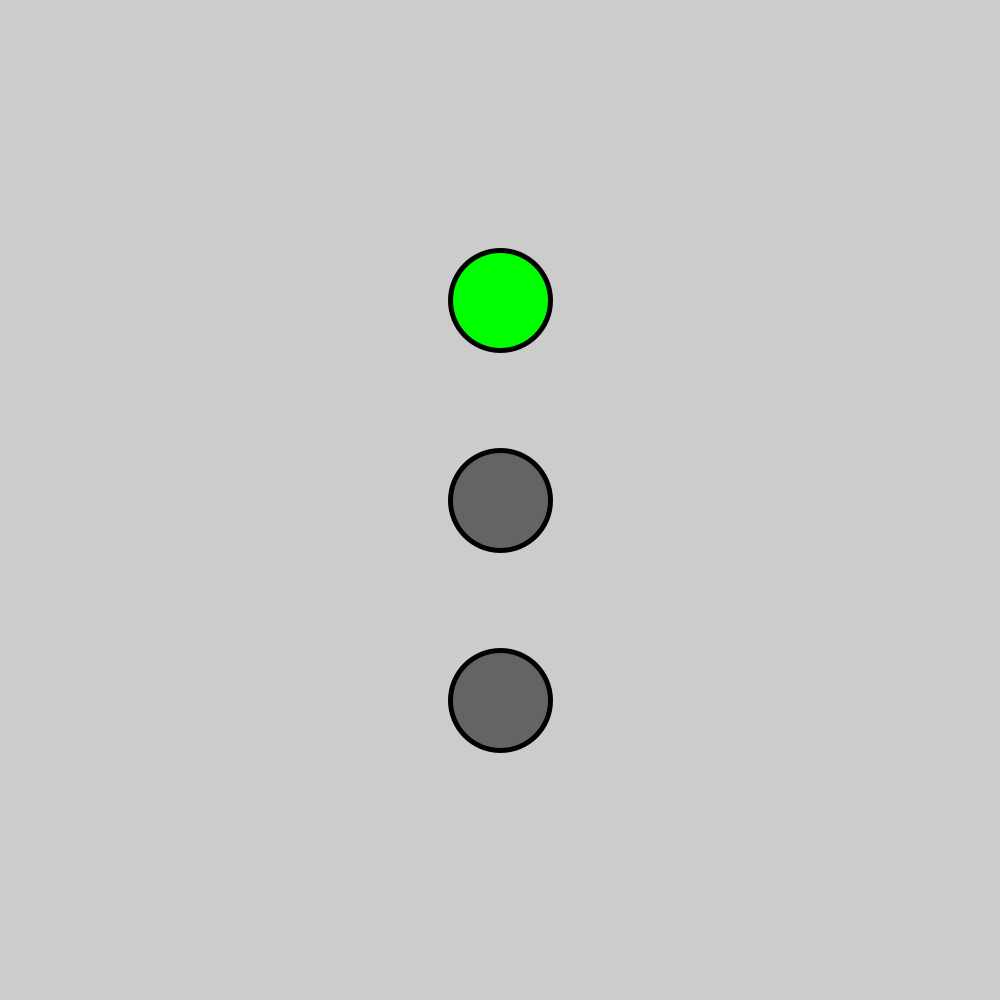
Frame 1 (no input)
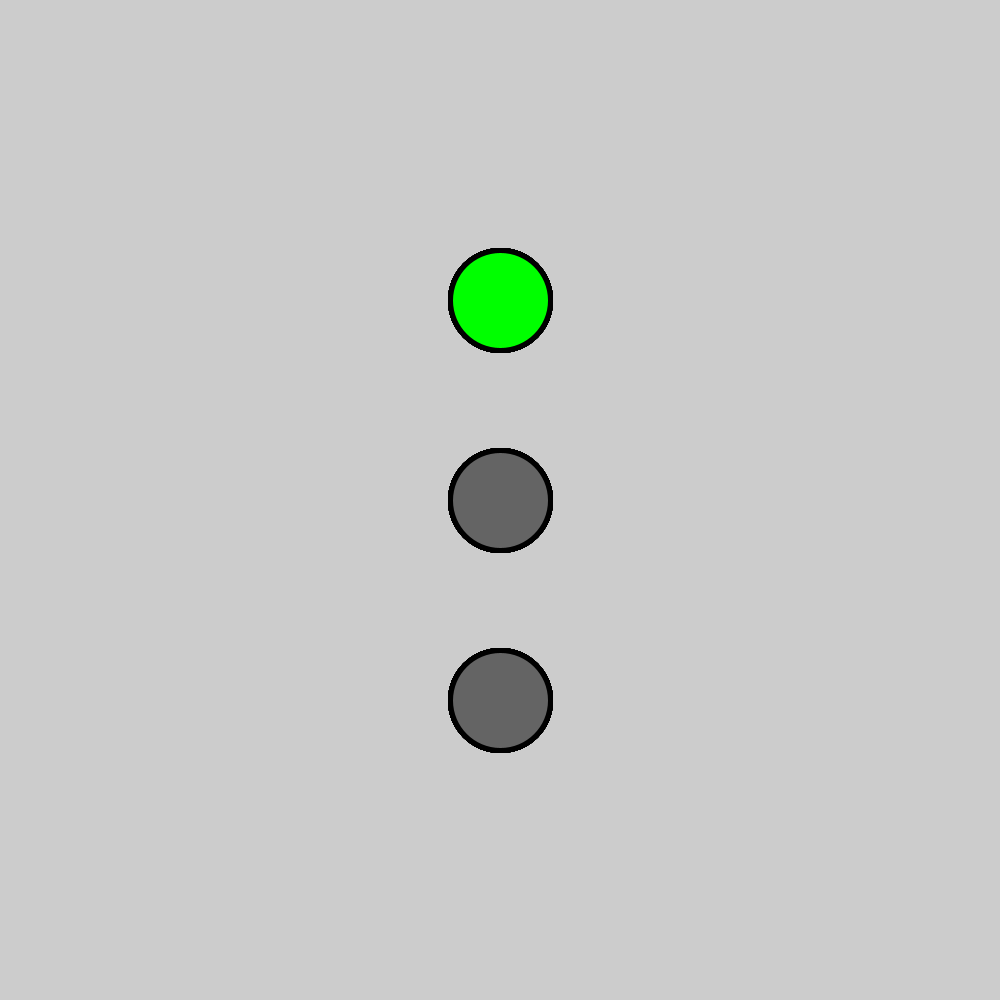
Frame 60 (the mouse pressed at the canvas centre just before this capture)
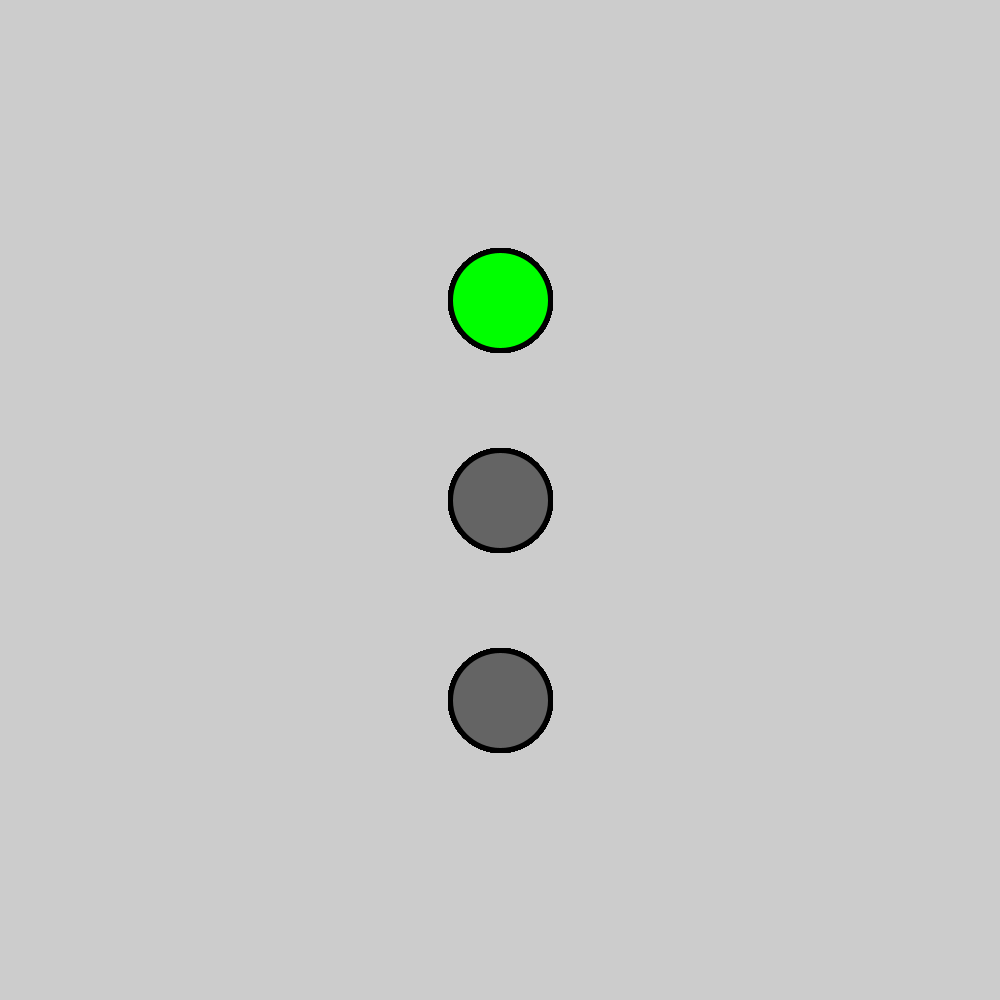
Frame 120 (the mouse held since frame 60 and released just before this capture)

The Processing sketch that drew these frames (run headless with seeded random() and noise(); from frame 60 on, the mouse is pressed at the canvas centre):

// Processing sketch: TaskThree
// ── TaskThree.pde
void setup() {
  size(1000, 1000);
}

color red = color(255, 0, 0);
color yellow = color(255, 255, 0);
color green = color(0, 255, 0);
color background = color(255);
color gray = color(100);
int colorCycle = 0;

void draw() {
  strokeWeight(5);

  if (colorCycle % 3 == 0) {
    fill(green);
  } else {
    fill(gray);
  }
  circle(500, 300, 100);

  if (colorCycle % 3 == 1) {
    fill(yellow);
  } else {
    fill(gray);
  }
  circle(500, 500, 100);


  if (colorCycle % 3 == 2) {
    fill(red);
  } else {
    fill(gray);
  }
  circle(500, 700, 100);
}

void keyPressed() {
  colorCycle++;
}
